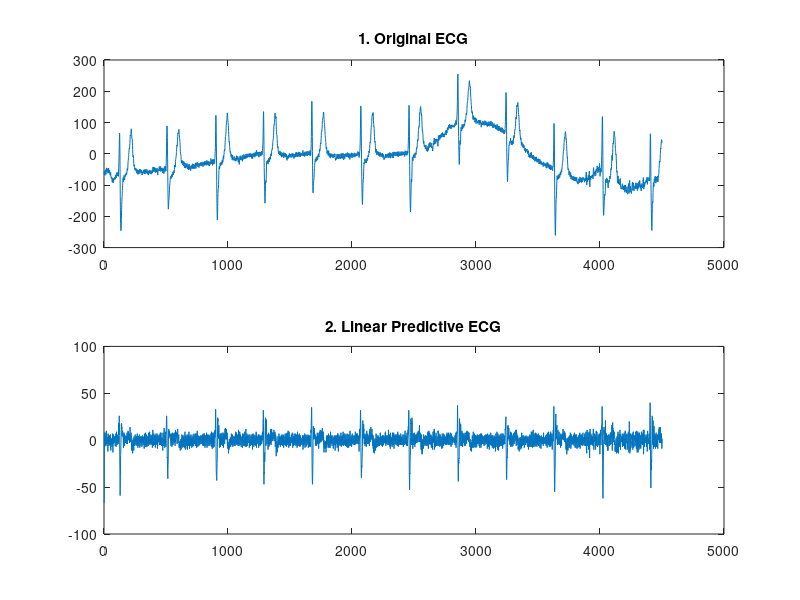

MATLAB code for this plot: (Note: this script raises an error after producing the figure.)
%   ECG CCOMPRESSION    
%          1. Linear Predictive Coding
%          2. Coding-packing Scheme
%          ***********************************************************
%        3 * A * 1 *   5/4 bits     *   5/4 bits    *    5/4 bits    *
%          ***********************************************************
%        4 * B * 0 1 *      7/6 bits         *      7/6 bits         *
%          ***********************************************************
%        2 * C * 0 0 0 1 *  3 bits  *  3 bits  *  3 bits  *  3 bits  *
%          ***********************************************************
%        1 * D * 0 0 0 0 *2 bits *2 bits *2 bits*2 bits*2 bits*2 bits*
%          ***********************************************************
%        5 * E * 0 0 1 1 *              12 bits                      *
%          ***********************************************************
%
%   Clear our variables
clear
warning off
%   Load data sample
plotname = 'Lead 1';
load ecg.mat;
lead1 = ecgdata(1:4500,2);
size = length(lead1);
%size = 2000;
a = fir1(100,[0.588,0.7058],'stop');
%lead1 = filter(a,1,lead1);

lead11(1) = lead1(1);
lead11(2) = lead1(2);
for i = 3:1:size
    %lead11(i) = lead1(i) - 2 * lead1(i-1) + lead1(i-2);
    lead11(i) = lead1(i) - lead1(i-1);
end

subplot(2, 1, 1); plot(lead1);
title('\bf1. Original ECG'); ylim([-300 300]);
subplot(2, 1, 2); plot(lead11);
title('\bf2. Linear Predictive ECG'); ylim([-100 100]);

csvwrite('Predicted_ECG.csv',lead11);

k = 0;
m = 0;
i = 1;
ecgout(:) = 0;

while (i<=(size-5))
    ecgo = 0;
    %Frame D
    if ((max(lead11(i:(i+5)))>=-2) && (max(lead11(i:(i+5)))<=1))
        for j=i:1:(i+5)
            ecgo = bitset(ecgo,(j-i)*2+1,bitget(bin2dec(dec2twos(lead11(j))),1));
            ecgo = bitset(ecgo,(j-i)*2+2,bitget(bin2dec(dec2twos(lead11(j))),2));
        end
        ecgo = bitand(ecgo,4095);
        i = i + 6;
        
    %Frame C
    else if ((max(lead11(i:(i+3)))>=-4) && (max(lead11(i:(i+3)))<=3))
        for j=i:1:(i+3)
            ecgo = bitset(ecgo,(j-i)*3+1,bitget(bin2dec(dec2twos(lead11(j))),1));
            ecgo = bitset(ecgo,(j-i)*3+2,bitget(bin2dec(dec2twos(lead11(j))),2));
            ecgo = bitset(ecgo,(j-i)*3+3,bitget(bin2dec(dec2twos(lead11(j))),3));
        end
        ecgo = bitand(ecgo,4095);
        ecgo = bitset(ecgo,13,1);
        i = i + 4;

    %Frame A
    else if ((max(lead11(i:(i+2)))>=-16) && (max(lead11(i:(i+2)))<=15))
        %do something
        for j=i:1:(i+2)
            ecgo = bitxor(ecgo,bitshift(bin2dec(dec2twos(lead11(j))),(j-i)*5));
        end
        ecgo = bitset(ecgo,16,1);
        i = i + 3;
        
    %Frame B
    else if ((max(lead11(i:(i+1)))>=-64) && (max(lead11(i:(i+1)))<=63)) 
        %do something
        for j=i:1:(i+1)
            ecgo = bitxor(ecgo,bitshift(bin2dec(dec2twos(lead11(j))),(j-i)*7));
        end
        ecgo = bitset(ecgo,16,0);
        ecgo = bitset(ecgo,15,1);
        i = i + 2;
        
    %Frame E
        else
        ecgo = bin2dec(dec2twos(lead11(j)));
        ecgo = bitset(ecgo,16,0);
        ecgo = bitset(ecgo,15,0);
        ecgo = bitset(ecgo,14,1);
        ecgo = bitset(ecgo,13,1);     
        i = i + 1;
        end
        end
        end
    end
    m = m+1;
    ecgout(m,1) = ecgo;
end

csvwrite('Compressed_ECG.csv',ecgout);
